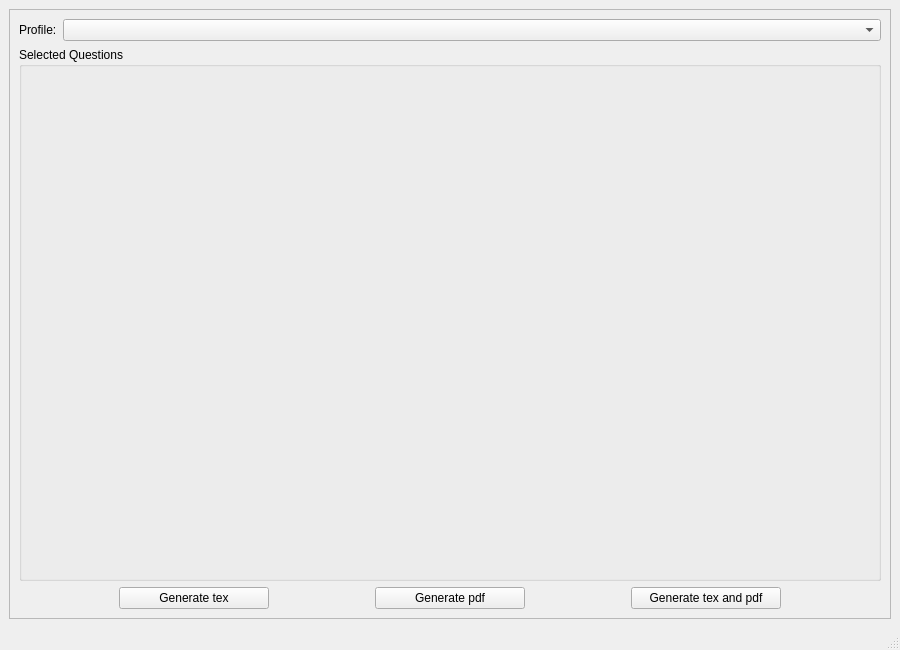
<?xml version="1.0" encoding="UTF-8"?>
<ui version="4.0">
 <class>GenerateWindow</class>
 <widget class="QMainWindow" name="GenerateWindow">
  <property name="geometry">
   <rect>
    <x>0</x>
    <y>0</y>
    <width>900</width>
    <height>650</height>
   </rect>
  </property>
  <property name="windowTitle">
   <string>MainWindow</string>
  </property>
  <widget class="QWidget" name="centralwidget">
   <layout class="QVBoxLayout" name="verticalLayout">
    <item>
     <widget class="QScrollArea" name="scrollArea">
      <property name="widgetResizable">
       <bool>true</bool>
      </property>
      <widget class="QWidget" name="scrollAreaWidgetContents">
       <property name="geometry">
        <rect>
         <x>0</x>
         <y>0</y>
         <width>876</width>
         <height>585</height>
        </rect>
       </property>
       <layout class="QVBoxLayout" name="verticalLayout_2" stretch="0,1,0">
        <item>
         <layout class="QHBoxLayout" name="horizontalLayout" stretch="0,1">
          <property name="sizeConstraint">
           <enum>QLayout::SetDefaultConstraint</enum>
          </property>
          <item>
           <widget class="QLabel" name="label">
            <property name="sizePolicy">
             <sizepolicy hsizetype="Fixed" vsizetype="Fixed">
              <horstretch>0</horstretch>
              <verstretch>0</verstretch>
             </sizepolicy>
            </property>
            <property name="text">
             <string>Profile:</string>
            </property>
           </widget>
          </item>
          <item>
           <widget class="QComboBox" name="combobox_profile">
            <property name="sizePolicy">
             <sizepolicy hsizetype="Minimum" vsizetype="Fixed">
              <horstretch>0</horstretch>
              <verstretch>0</verstretch>
             </sizepolicy>
            </property>
            <property name="maximumSize">
             <size>
              <width>16777215</width>
              <height>16777215</height>
             </size>
            </property>
            <property name="sizeAdjustPolicy">
             <enum>QComboBox::AdjustToContents</enum>
            </property>
           </widget>
          </item>
         </layout>
        </item>
        <item>
         <widget class="QGroupBox" name="groupbox_questions">
          <property name="title">
           <string>Selected Questions</string>
          </property>
          <layout class="QVBoxLayout" name="verticalLayout_4">
           <item>
            <layout class="QVBoxLayout" name="verticallayout_questions"/>
           </item>
          </layout>
         </widget>
        </item>
        <item>
         <layout class="QHBoxLayout" name="horizontalLayout_2" stretch="0,0,0">
          <item>
           <widget class="QPushButton" name="pushbutton_tex">
            <property name="sizePolicy">
             <sizepolicy hsizetype="Fixed" vsizetype="Fixed">
              <horstretch>0</horstretch>
              <verstretch>0</verstretch>
             </sizepolicy>
            </property>
            <property name="minimumSize">
             <size>
              <width>150</width>
              <height>0</height>
             </size>
            </property>
            <property name="text">
             <string>Generate tex</string>
            </property>
           </widget>
          </item>
          <item>
           <widget class="QPushButton" name="pushbutton_pdf">
            <property name="sizePolicy">
             <sizepolicy hsizetype="Fixed" vsizetype="Fixed">
              <horstretch>0</horstretch>
              <verstretch>0</verstretch>
             </sizepolicy>
            </property>
            <property name="minimumSize">
             <size>
              <width>150</width>
              <height>0</height>
             </size>
            </property>
            <property name="text">
             <string>Generate pdf</string>
            </property>
           </widget>
          </item>
          <item>
           <widget class="QPushButton" name="pushbutton_tex_pdf">
            <property name="sizePolicy">
             <sizepolicy hsizetype="Fixed" vsizetype="Fixed">
              <horstretch>0</horstretch>
              <verstretch>0</verstretch>
             </sizepolicy>
            </property>
            <property name="minimumSize">
             <size>
              <width>150</width>
              <height>0</height>
             </size>
            </property>
            <property name="text">
             <string>Generate tex and pdf</string>
            </property>
           </widget>
          </item>
         </layout>
        </item>
       </layout>
      </widget>
     </widget>
    </item>
   </layout>
  </widget>
  <widget class="QMenuBar" name="menubar">
   <property name="geometry">
    <rect>
     <x>0</x>
     <y>0</y>
     <width>900</width>
     <height>21</height>
    </rect>
   </property>
  </widget>
  <widget class="QStatusBar" name="statusbar"/>
 </widget>
 <resources/>
 <connections/>
</ui>
